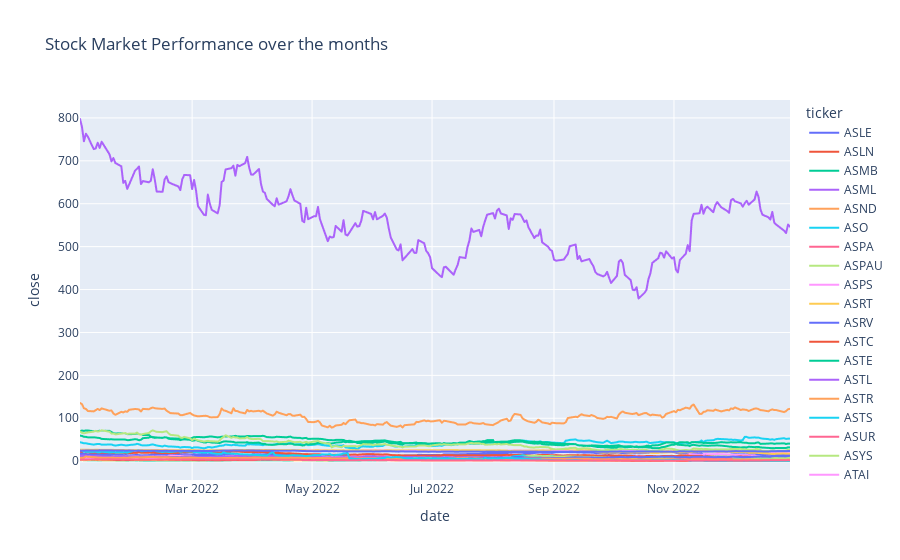

The notebook cell this image was saved under:
### Code cell
import plotly.express as px
fig = px.line(df_new, x='date',
              y='close',
              color='ticker',
              title='Stock Market Performance over the months')
fig.show()

### Figure 1 — Plotly figure (JSON) as saved in the notebook; plotly's stock layout.template omitted (floating-point values rounded to 4 significant figures; data arrays with more than 128 entries replaced by an {"elided": "..."} marker saying what was removed)
{"data": [{"hovertemplate": "ticker=ASLE<br>date=%{x}<br>close=%{y}<extra></extra>", "legendgroup": "ASLE", "line": {"color": "#636efa", "dash": "solid"}, "marker": {"symbol": "circle"}, "mode": "lines", "name": "ASLE", "showlegend": true, "type": "scattergl", "x": {"elided": "251 str values"}, "xaxis": "x", "y": {"elided": "251 float values"}, "yaxis": "y"}, {"hovertemplate": "ticker=ASLN<br>date=%{x}<br>close=%{y}<extra></extra>", "legendgroup": "ASLN", "line": {"color": "#EF553B", "dash": "solid"}, "marker": {"symbol": "circle"}, "mode": "lines", "name": "ASLN", "showlegend": true, "type": "scattergl", "x": {"elided": "251 str values"}, "xaxis": "x", "y": {"elided": "251 float values"}, "yaxis": "y"}, {"hovertemplate": "ticker=ASMB<br>date=%{x}<br>close=%{y}<extra></extra>", "legendgroup": "ASMB", "line": {"color": "#00cc96", "dash": "solid"}, "marker": {"symbol": "circle"}, "mode": "lines", "name": "ASMB", "showlegend": true, "type": "scattergl", "x": {"elided": "251 str values"}, "xaxis": "x", "y": {"elided": "251 float values"}, "yaxis": "y"}, {"hovertemplate": "ticker=ASML<br>date=%{x}<br>close=%{y}<extra></extra>", "legendgroup": "ASML", "line": {"color": "#ab63fa", "dash": "solid"}, "marker": {"symbol": "circle"}, "mode": "lines", "name": "ASML", "showlegend": true, "type": "scattergl", "x": {"elided": "251 str values"}, "xaxis": "x", "y": {"elided": "251 float values"}, "yaxis": "y"}, {"hovertemplate": "ticker=ASND<br>date=%{x}<br>close=%{y}<extra></extra>", "legendgroup": "ASND", "line": {"color": "#FFA15A", "dash": "solid"}, "marker": {"symbol": "circle"}, "mode": "lines", "name": "ASND", "showlegend": true, "type": "scattergl", "x": {"elided": "251 str values"}, "xaxis": "x", "y": {"elided": "251 float values"}, "yaxis": "y"}, {"hovertemplate": "ticker=ASO<br>date=%{x}<br>close=%{y}<extra></extra>", "legendgroup": "ASO", "line": {"color": "#19d3f3", "dash": "solid"}, "marker": {"symbol": "circle"}, "mode": "lines", "name": "ASO", "showlegend": true, "type": "scattergl", "x": {"elided": "251 str values"}, "xaxis": "x", "y": {"elided": "251 float values"}, "yaxis": "y"}, {"hovertemplate": "ticker=ASPA<br>date=%{x}<br>close=%{y}<extra></extra>", "legendgroup": "ASPA", "line": {"color": "#FF6692", "dash": "solid"}, "marker": {"symbol": "circle"}, "mode": "lines", "name": "ASPA", "showlegend": true, "type": "scattergl", "x": {"elided": "251 str values"}, "xaxis": "x", "y": {"elided": "251 float values"}, "yaxis": "y"}, {"hovertemplate": "ticker=ASPAU<br>date=%{x}<br>close=%{y}<extra></extra>", "legendgroup": "ASPAU", "line": {"color": "#B6E880", "dash": "solid"}, "marker": {"symbol": "circle"}, "mode": "lines", "name": "ASPAU", "showlegend": true, "type": "scattergl", "x": {"elided": "251 str values"}, "xaxis": "x", "y": {"elided": "251 float values"}, "yaxis": "y"}, {"hovertemplate": "ticker=ASPS<br>date=%{x}<br>close=%{y}<extra></extra>", "legendgroup": "ASPS", "line": {"color": "#FF97FF", "dash": "solid"}, "marker": {"symbol": "circle"}, "mode": "lines", "name": "ASPS", "showlegend": true, "type": "scattergl", "x": {"elided": "251 str values"}, "xaxis": "x", "y": {"elided": "251 float values"}, "yaxis": "y"}, {"hovertemplate": "ticker=ASRT<br>date=%{x}<br>close=%{y}<extra></extra>", "legendgroup": "ASRT", "line": {"color": "#FECB52", "dash": "solid"}, "marker": {"symbol": "circle"}, "mode": "lines", "name": "ASRT", "showlegend": true, "type": "scattergl", "x": {"elided": "251 str values"}, "xaxis": "x", "y": {"elided": "251 float values"}, "yaxis": "y"}, {"hovertemplate": "ticker=ASRV<br>date=%{x}<br>close=%{y}<extra></extra>", "legendgroup": "ASRV", "line": {"color": "#636efa", "dash": "solid"}, "marker": {"symbol": "circle"}, "mode": "lines", "name": "ASRV", "showlegend": true, "type": "scattergl", "x": {"elided": "251 str values"}, "xaxis": "x", "y": {"elided": "251 float values"}, "yaxis": "y"}, {"hovertemplate": "ticker=ASTC<br>date=%{x}<br>close=%{y}<extra></extra>", "legendgroup": "ASTC", "line": {"color": "#EF553B", "dash": "solid"}, "marker": {"symbol": "circle"}, "mode": "lines", "name": "ASTC", "showlegend": true, "type": "scattergl", "x": {"elided": "251 str values"}, "xaxis": "x", "y": {"elided": "251 float values"}, "yaxis": "y"}, {"hovertemplate": "ticker=ASTE<br>date=%{x}<br>close=%{y}<extra></extra>", "legendgroup": "ASTE", "line": {"color": "#00cc96", "dash": "solid"}, "marker": {"symbol": "circle"}, "mode": "lines", "name": "ASTE", "showlegend": true, "type": "scattergl", "x": {"elided": "251 str values"}, "xaxis": "x", "y": {"elided": "251 float values"}, "yaxis": "y"}, {"hovertemplate": "ticker=ASTL<br>date=%{x}<br>close=%{y}<extra></extra>", "legendgroup": "ASTL", "line": {"color": "#ab63fa", "dash": "solid"}, "marker": {"symbol": "circle"}, "mode": "lines", "name": "ASTL", "showlegend": true, "type": "scattergl", "x": {"elided": "251 str values"}, "xaxis": "x", "y": {"elided": "251 float values"}, "yaxis": "y"}, {"hovertemplate": "ticker=ASTR<br>date=%{x}<br>close=%{y}<extra></extra>", "legendgroup": "ASTR", "line": {"color": "#FFA15A", "dash": "solid"}, "marker": {"symbol": "circle"}, "mode": "lines", "name": "ASTR", "showlegend": true, "type": "scattergl", "x": {"elided": "251 str values"}, "xaxis": "x", "y": {"elided": "251 float values"}, "yaxis": "y"}, {"hovertemplate": "ticker=ASTS<br>date=%{x}<br>close=%{y}<extra></extra>", "legendgroup": "ASTS", "line": {"color": "#19d3f3", "dash": "solid"}, "marker": {"symbol": "circle"}, "mode": "lines", "name": "ASTS", "showlegend": true, "type": "scattergl", "x": {"elided": "251 str values"}, "xaxis": "x", "y": {"elided": "251 float values"}, "yaxis": "y"}, {"hovertemplate": "ticker=ASUR<br>date=%{x}<br>close=%{y}<extra></extra>", "legendgroup": "ASUR", "line": {"color": "#FF6692", "dash": "solid"}, "marker": {"symbol": "circle"}, "mode": "lines", "name": "ASUR", "showlegend": true, "type": "scattergl", "x": {"elided": "251 str values"}, "xaxis": "x", "y": {"elided": "251 float values"}, "yaxis": "y"}, {"hovertemplate": "ticker=ASYS<br>date=%{x}<br>close=%{y}<extra></extra>", "legendgroup": "ASYS", "line": {"color": "#B6E880", "dash": "solid"}, "marker": {"symbol": "circle"}, "mode": "lines", "name": "ASYS", "showlegend": true, "type": "scattergl", "x": {"elided": "251 str values"}, "xaxis": "x", "y": {"elided": "251 float values"}, "yaxis": "y"}, {"hovertemplate": "ticker=ATAI<br>date=%{x}<br>close=%{y}<extra></extra>", "legendgroup": "ATAI", "line": {"color": "#FF97FF", "dash": "solid"}, "marker": {"symbol": "circle"}, "mode": "lines", "name": "ATAI", "showlegend": true, "type": "scattergl", "x": {"elided": "251 str values"}, "xaxis": "x", "y": {"elided": "251 float values"}, "yaxis": "y"}, {"hovertemplate": "ticker=ATCOL<br>date=%{x}<br>close=%{y}<extra></extra>", "legendgroup": "ATCOL", "line": {"color": "#FECB52", "dash": "solid"}, "marker": {"symbol": "circle"}, "mode": "lines", "name": "ATCOL", "showlegend": true, "type": "scattergl", "x": {"elided": "251 str values"}, "xaxis": "x", "y": {"elided": "251 float values"}, "yaxis": "y"}, {"hovertemplate": "ticker=ATEC<br>date=%{x}<br>close=%{y}<extra></extra>", "legendgroup": "ATEC", "line": {"color": "#636efa", "dash": "solid"}, "marker": {"symbol": "circle"}, "mode": "lines", "name": "ATEC", "showlegend": true, "type": "scattergl", "x": {"elided": "251 str values"}, "xaxis": "x", "y": {"elided": "251 float values"}, "yaxis": "y"}, {"hovertemplate": "ticker=ATER<br>date=%{x}<br>close=%{y}<extra></extra>", "legendgroup": "ATER", "line": {"color": "#EF553B", "dash": "solid"}, "marker": {"symbol": "circle"}, "mode": "lines", "name": "ATER", "showlegend": true, "type": "scattergl", "x": {"elided": "251 str values"}, "xaxis": "x", "y": {"elided": "251 float values"}, "yaxis": "y"}, {"hovertemplate": "ticker=ATEX<br>date=%{x}<br>close=%{y}<extra></extra>", "legendgroup": "ATEX", "line": {"color": "#00cc96", "dash": "solid"}, "marker": {"symbol": "circle"}, "mode": "lines", "name": "ATEX", "showlegend": true, "type": "scattergl", "x": {"elided": "251 str values"}, "xaxis": "x", "y": {"elided": "251 float values"}, "yaxis": "y"}, {"hovertemplate": "ticker=ATHA<br>date=%{x}<br>close=%{y}<extra></extra>", "legendgroup": "ATHA", "line": {"color": "#ab63fa", "dash": "solid"}, "marker": {"symbol": "circle"}, "mode": "lines", "name": "ATHA", "showlegend": true, "type": "scattergl", "x": {"elided": "251 str values"}, "xaxis": "x", "y": {"elided": "251 float values"}, "yaxis": "y"}, {"hovertemplate": "ticker=ATHE<br>date=%{x}<br>close=%{y}<extra></extra>", "legendgroup": "ATHE", "line": {"color": "#FFA15A", "dash": "solid"}, "marker": {"symbol": "circle"}, "mode": "lines", "name": "ATHE", "showlegend": true, "type": "scattergl", "x": {"elided": "251 str values"}, "xaxis": "x", "y": {"elided": "251 float values"}, "yaxis": "y"}, {"hovertemplate": "ticker=ATHX<br>date=%{x}<br>close=%{y}<extra></extra>", "legendgroup": "ATHX", "line": {"color": "#19d3f3", "dash": "solid"}, "marker": {"symbol": "circle"}, "mode": "lines", "name": "ATHX", "showlegend": true, "type": "scattergl", "x": {"elided": "251 str values"}, "xaxis": "x", "y": {"elided": "251 float values"}, "yaxis": "y"}, {"hovertemplate": "ticker=ATIF<br>date=%{x}<br>close=%{y}<extra></extra>", "legendgroup": "ATIF", "line": {"color": "#FF6692", "dash": "solid"}, "marker": {"symbol": "circle"}, "mode": "lines", "name": "ATIF", "showlegend": true, "type": "scattergl", "x": {"elided": "251 str values"}, "xaxis": "x", "y": {"elided": "251 float values"}, "yaxis": "y"}, {"hovertemplate": "ticker=ATLC<br>date=%{x}<br>close=%{y}<extra></extra>", "legendgroup": "ATLC", "line": {"color": "#B6E880", "dash": "solid"}, "marker": {"symbol": "circle"}, "mode": "lines", "name": "ATLC", "showlegend": true, "type": "scattergl", "x": {"elided": "251 str values"}, "xaxis": "x", "y": {"elided": "251 float values"}, "yaxis": "y"}, {"hovertemplate": "ticker=ATLCL<br>date=%{x}<br>close=%{y}<extra></extra>", "legendgroup": "ATLCL", "line": {"color": "#FF97FF", "dash": "solid"}, "marker": {"symbol": "circle"}, "mode": "lines", "name": "ATLCL", "showlegend": true, "type": "scattergl", "x": {"elided": "251 str values"}, "xaxis": "x", "y": {"elided": "251 float values"}, "yaxis": "y"}, {"hovertemplate": "ticker=ATLCP<br>date=%{x}<br>close=%{y}<extra></extra>", "legendgroup": "ATLCP", "line": {"color": "#FECB52", "dash": "solid"}, "marker": {"symbol": "circle"}, "mode": "lines", "name": "ATLCP", "showlegend": true, "type": "scattergl", "x": {"elided": "251 str values"}, "xaxis": "x", "y": {"elided": "251 float values"}, "yaxis": "y"}, {"hovertemplate": "ticker=ATLO<br>date=%{x}<br>close=%{y}<extra></extra>", "legendgroup": "ATLO", "line": {"color": "#636efa", "dash": "solid"}, "marker": {"symbol": "circle"}, "mode": "lines", "name": "ATLO", "showlegend": true, "type": "scattergl", "x": {"elided": "251 str values"}, "xaxis": "x", "y": {"elided": "251 float values"}, "yaxis": "y"}], "layout": {"legend": {"title": {"text": "ticker"}, "tracegroupgap": 0}, "title": {"text": "Stock Market Performance over the months"}, "xaxis": {"anchor": "y", "domain": [0, 1], "title": {"text": "date"}}, "yaxis": {"anchor": "x", "domain": [0, 1], "title": {"text": "close"}}}}
